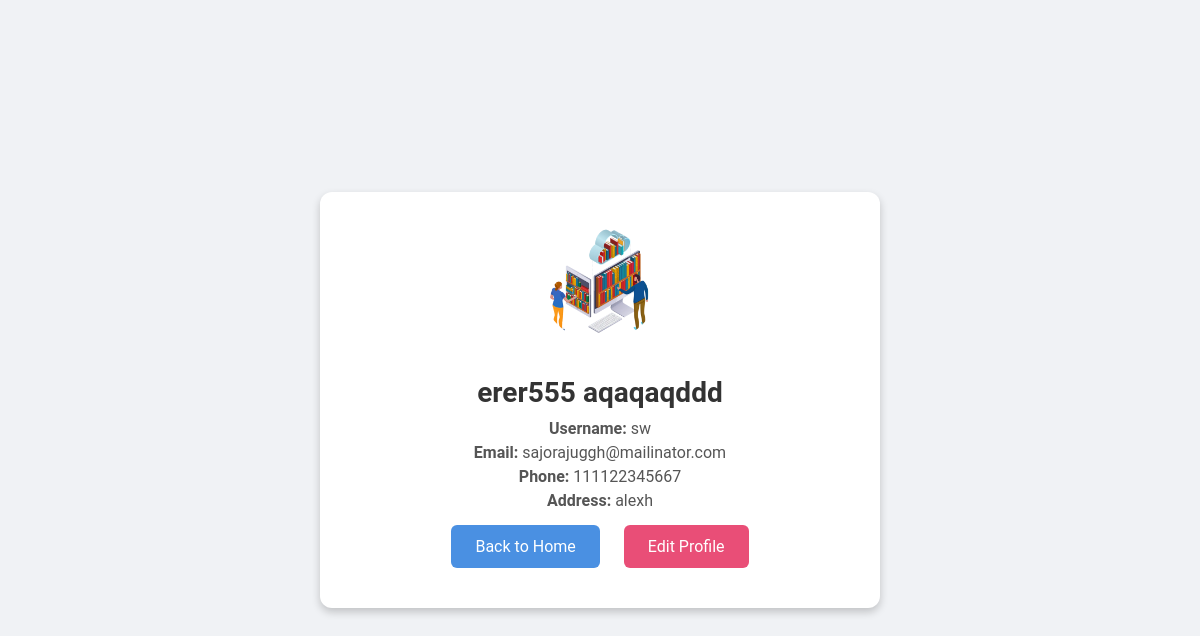
The app's page /user/profile/ (signed in), older data.
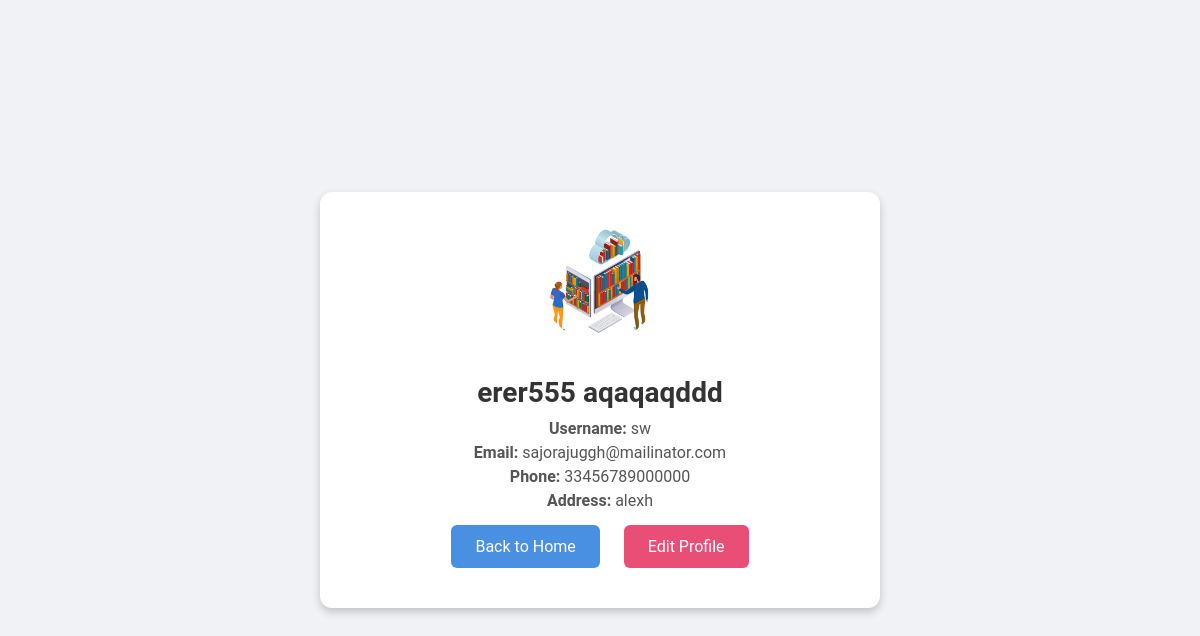
The same page, newer data.
### userauths/models.py (models this page shows, shortened)
class Profile(models.Model):
    user = models.OneToOneField(User, on_delete=models.CASCADE)
    cover_images = models.ImageField(upload_to='Images_Profile', null=True, blank=True, default='default.png')
    phone = models.CharField(max_length=200, null=True ,blank=True)
    address = models.CharField(max_length=200 ,null=True ,blank=True)
    verified = models.BooleanField(default=False)

### userauths/views.py (the view)
# urls.py: path('profile/', views.ProfileView.as_view(), name='profile'),
class ProfileView(DetailView):
    model = Profile
    template_name = 'userauths/profile.html'
    context_object_name = 'profile'
    def get_object(self, queryset=None):
        return get_object_or_404(Profile, user=self.request.user)

### userauths/templates/userauths/profile.html (shortened to what this page needs)
<!DOCTYPE html>
<html lang="en">
<head>
</head>
<body>
    <div class="container">
        {% if user.profile.cover_images.url %}
            <img src="{{ user.profile.cover_images.url }}" class="profile-img" alt="Cover Image">
        {% endif %}
        <h2>{{ user.first_name }} {{ user.last_name }}</h2>
        <p><strong>Username:</strong> {{ user.username }}</p>
        <p><strong>Email:</strong> {{ user.email }}</p>
        <p><strong>Phone:</strong> {{ profile.phone }}</p>
        <p><strong>Address:</strong> {{ profile.address }}</p>
        <a href="{% url 'book:book' %}" class="btn btn-secondary">Back to Home</a>
        <a href="{% url 'userauths:profile-edit' %}" class="btn btn-danger">Edit Profile</a>
    </div>
</body>
</html>

Row changes from the older to the newer data that the page shows:
changed Profile "alexh": phone "111122345667" → "33456789000000"
